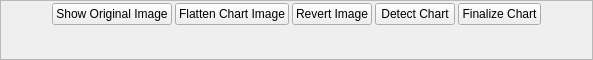
       <widget class="QFrame" name="detectChartToolshelfFrame">
        <property name="minimumSize">
         <size>
          <width>0</width>
          <height>60</height>
         </size>
        </property>
        <property name="maximumSize">
         <size>
          <width>16777215</width>
          <height>50</height>
         </size>
        </property>
        <property name="frameShape">
         <enum>QFrame::StyledPanel</enum>
        </property>
        <property name="frameShadow">
         <enum>QFrame::Raised</enum>
        </property>
        <layout class="QVBoxLayout" name="verticalLayout_5">
         <property name="spacing">
          <number>3</number>
         </property>
         <property name="topMargin">
          <number>0</number>
         </property>
         <property name="bottomMargin">
          <number>0</number>
         </property>
         <item>
          <layout class="QHBoxLayout" name="detectChartToolshelfLayout">
           <property name="sizeConstraint">
            <enum>QLayout::SetFixedSize</enum>
           </property>
           <property name="topMargin">
            <number>2</number>
           </property>
           <property name="bottomMargin">
            <number>2</number>
           </property>
           <item>
            <spacer name="horizontalSpacer">
             <property name="orientation">
              <enum>Qt::Horizontal</enum>
             </property>
             <property name="sizeHint" stdset="0">
              <size>
               <width>40</width>
               <height>20</height>
              </size>
             </property>
            </spacer>
           </item>
           <item>
            <widget class="QPushButton" name="showOriginalImagePushbutton">
             <property name="maximumSize">
              <size>
               <width>16777215</width>
               <height>30</height>
              </size>
             </property>
             <property name="text">
              <string>Show Original Image</string>
             </property>
            </widget>
           </item>
           <item>
            <widget class="QPushButton" name="flattenChartImagePushButton">
             <property name="maximumSize">
              <size>
               <width>16777215</width>
               <height>30</height>
              </size>
             </property>
             <property name="toolTip">
              <string>Select the four corners of the chart to straighten it.</string>
             </property>
             <property name="text">
              <string>Flatten Chart Image</string>
             </property>
            </widget>
           </item>
           <item>
            <widget class="QPushButton" name="revertImagePushbutton">
             <property name="maximumSize">
              <size>
               <width>16777215</width>
               <height>30</height>
              </size>
             </property>
             <property name="text">
              <string>Revert Image</string>
             </property>
            </widget>
           </item>
           <item>
            <widget class="QPushButton" name="detectChartShelfPushbutton">
             <property name="maximumSize">
              <size>
               <width>16777215</width>
               <height>30</height>
              </size>
             </property>
             <property name="text">
              <string>Detect Chart</string>
             </property>
            </widget>
           </item>
           <item>
            <widget class="QPushButton" name="finalizeChartPushbutton">
             <property name="maximumSize">
              <size>
               <width>16777215</width>
               <height>30</height>
              </size>
             </property>
             <property name="text">
              <string>Finalize Chart</string>
             </property>
            </widget>
           </item>
           <item>
            <spacer name="horizontalSpacer_2">
             <property name="orientation">
              <enum>Qt::Horizontal</enum>
             </property>
             <property name="sizeHint" stdset="0">
              <size>
               <width>40</width>
               <height>20</height>
              </size>
             </property>
            </spacer>
           </item>
          </layout>
         </item>
         <item>
          <widget class="QLabel" name="chartInformationLabel">
           <property name="minimumSize">
            <size>
             <width>0</width>
             <height>30</height>
            </size>
           </property>
           <property name="maximumSize">
            <size>
             <width>16777215</width>
             <height>30</height>
            </size>
           </property>
           <property name="text">
            <string/>
           </property>
           <property name="alignment">
            <set>Qt::AlignCenter</set>
           </property>
          </widget>
         </item>
        </layout>
       </widget>
